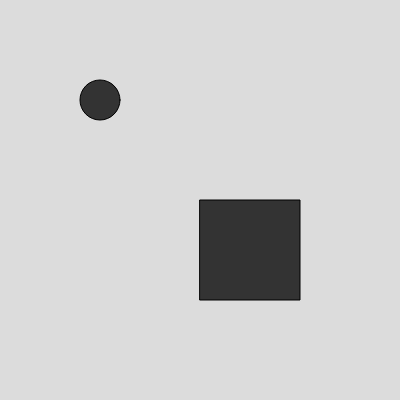
Frame 1 (no input)
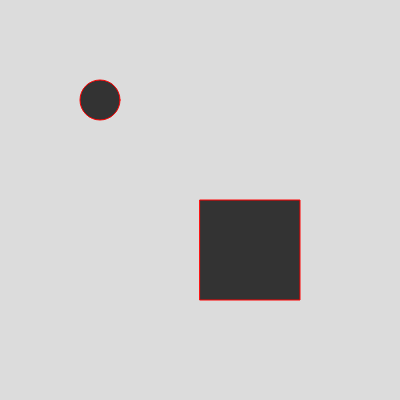
Frame 60 (no input)
Frame 120 (the mouse pressed at the canvas centre since frame 60): identical to frame 60, image omitted

The p5.js sketch that drew these frames (run headless with seeded random() and noise() and a simulated clock; from frame 60 on, the mouse is pressed at the canvas centre):

// p5.js sketch
// ── sketch.js
let x = 100;
let y = 100;

function setup() {
  createCanvas(400, 400);
}

function draw() {
  background(220);
  fill("#333");
  circle(x, y, 40);
  square(200, 200, 100);
  stroke("#f00");

  if (keyIsDown(LEFT_ARROW)) {
    x = x - 10;
  } else if (keyIsDown(RIGHT_ARROW)) {
    x = x + 10;
  } else if (keyIsDown(UP_ARROW)) {
    y = y - 10;
  } else if (keyIsDown(DOWN_ARROW)) {
    y = y + 10;
  }
}

// ── style.css
* {
  margin: 0;
  padding: 0;
  box-sizing: border-box;
}

body {
  display: flex;
  flex-direction: column;
  justify-content: center;
  align-items: center;

  width: 100vw;
  height: 100vh;

  background-color: #888;
}
